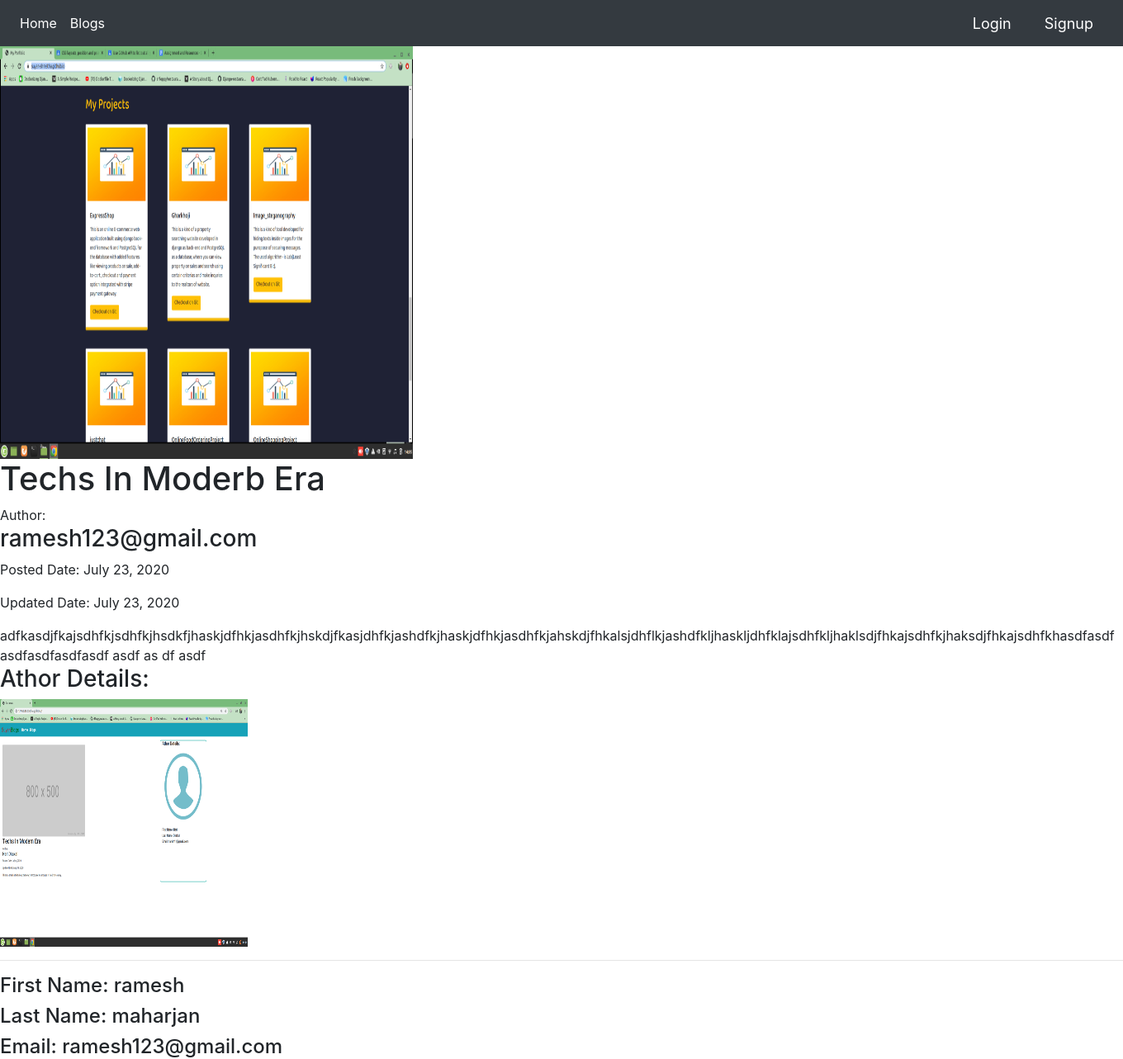
The app's page /blog/2/ with its own data.
### blog/models.py (models this page shows, shortened)
class BlogArticle(models.Model):
    title = models.CharField(max_length=150)
    description = models.TextField()
    image = models.ImageField(upload_to='blog/')
    author = models.ForeignKey(CustomUser, on_delete=models.CASCADE)
    created_at = models.DateField(auto_now_add=True)
    updated_at = models.DateField(auto_now=True)

### user/models.py (models this page shows)
class CustomUser(AbstractUser):
    username = None
    profile_pic = models.ImageField(_('profile picture'), upload_to='users/')
    email = models.EmailField(_('email address'), unique=True)
    USERNAME_FIELD = 'email'
    REQUIRED_FIELDS = []
    objects = CustomUserManager()
    def __str__(self):
        return self.email

### blog/views.py (the view)
# urls.py: path('<int:pk>/', BlogDetailView.as_view(), name='blog-detail'),
class BlogDetailView(DetailView):
    queryset = BlogArticle.objects.all()
    template_name = 'blog/blogdetail.html'
    context_object_name = 'blog'

### blog/templates/blog/blogdetail.html
{% extends 'base.html' %}
{% block content %}
<div class="flex-container">
    <div class="article-detail">
        <img src="{{blog.image.url}}" height="500px" width="500px" alt="" class="article-img">
        <h1 class="article-heading">{{ blog.title }}</h1>
        <span class="author">Author:</span><h3 class="author-name">{{ blog.author }}</h3>
        <p class="posted-date">Posted Date: {{ blog.created_at }}</p>
        <p class="updated-date">Updated Date: {{ blog.updated_at }}</p>
        <article class="description">
            {{ blog.description }}
        </article>
    </div>
    <div class="author-details">
        <h3>Athor Details:</h3>
        <img src="{{blog.author.profile_pic.url}}" height="300px" width="300px" alt="" class="author-profile-pic">
        <hr/>
        <h4 class="author-firstname">First Name: {{ blog.author.first_name }}</h4>
        <h4 class="author-firstname">Last Name: {{ blog.author.last_name }}</h4>
        <h4 class="author-firstname">Email: {{ blog.author.email }}</h4>
    </div>
</div>
{% endblock %}

### static/css/main.css (style rules this page uses)
body, html { margin: 0; padding: 0; height: 100%; }

### records on screen
BlogArticle: image (picture), title "Techs In Moderb Era", author "ramesh123@gmail.com", created_at "July 23, 2020", updated_at "July 23, 2020", description "adfkasdjfkajsdhfkjsdhfkjhsdkfjhaskjdfhkjasdhfkjhskdjfkasjdhfkjashdfkjhaskjdfhkjasdhfkjahskdjfhkalsjdhflkjashdfkljhaskljdhfklajsdhfkljhaklsdjfhkajsdhfkjhaksdjfhkajsdhfkhasdfasdf asdfasdfasdfasdf asdf as df asdf", author.profile_pic (picture), author.first_name "ramesh", author.last_name "maharjan", author.email "ramesh123@gmail.com"
